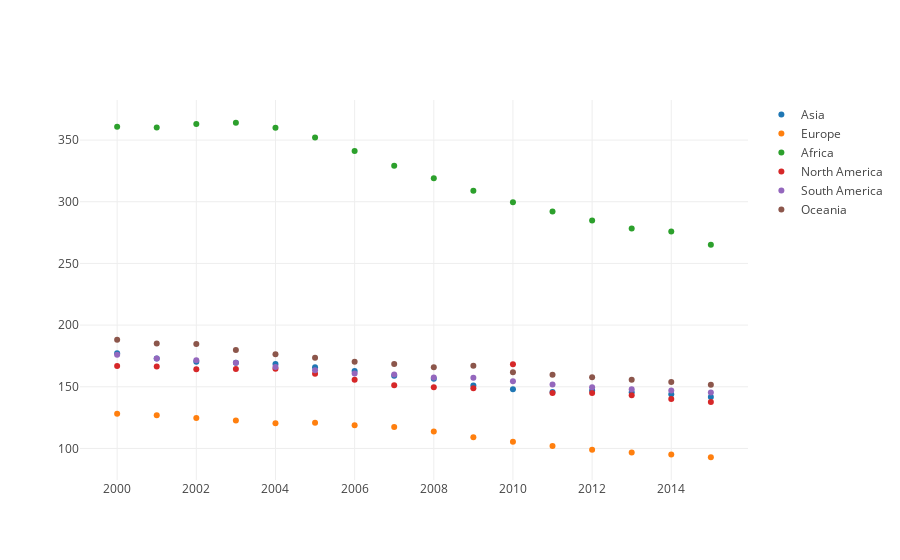

The code cell stored with this chart in its notebook:
### Code cell
data = []
for cont in continents:
    trace = go.Scatter(
        x = grouped_cont_year_rstIndx[grouped_cont_year_rstIndx['Continent'] == cont]['Year'],
        y = grouped_cont_year_rstIndx[grouped_cont_year_rstIndx['Continent'] == cont][' Both sexes'],
        mode = 'markers',
        name = cont)
    data.append(trace)
iplot(data)

### Figure 1 — Plotly figure (JSON) as saved in the notebook; plotly's stock layout.template omitted (floating-point values rounded to 4 significant figures)
{"data": [{"mode": "markers", "name": "Asia", "type": "scatter", "x": [2000, 2001, 2002, 2003, 2004, 2005, 2006, 2007, 2008, 2009, 2010, 2011, 2012, 2013, 2014, 2015], "y": [177.2, 172.9, 170.2, 169.5, 168.6, 165.8, 162.7, 158.9, 156.4, 151.1, 148, 145.9, 147, 145.5, 143.9, 141.7]}, {"mode": "markers", "name": "Europe", "type": "scatter", "x": [2000, 2001, 2002, 2003, 2004, 2005, 2006, 2007, 2008, 2009, 2010, 2011, 2012, 2013, 2014, 2015], "y": [128.2, 126.9, 124.7, 122.7, 120.4, 120.9, 118.9, 117.4, 113.8, 109.2, 105.4, 102.1, 98.92, 96.82, 95.03, 92.87]}, {"mode": "markers", "name": "Africa", "type": "scatter", "x": [2000, 2001, 2002, 2003, 2004, 2005, 2006, 2007, 2008, 2009, 2010, 2011, 2012, 2013, 2014, 2015], "y": [360.8, 360.1, 362.9, 364.0, 360.0, 352.0, 341.1, 329.3, 319.0, 308.8, 299.6, 292.1, 284.8, 278.3, 275.8, 265.1]}, {"mode": "markers", "name": "North America", "type": "scatter", "x": [2000, 2001, 2002, 2003, 2004, 2005, 2006, 2007, 2008, 2009, 2010, 2011, 2012, 2013, 2014, 2015], "y": [166.9, 166.4, 164.2, 164.4, 164.6, 160.6, 155.6, 151.2, 149.7, 148.8, 168.2, 145, 144.9, 143.1, 140.2, 137.7]}, {"mode": "markers", "name": "South America", "type": "scatter", "x": [2000, 2001, 2002, 2003, 2004, 2005, 2006, 2007, 2008, 2009, 2010, 2011, 2012, 2013, 2014, 2015], "y": [176, 172.9, 171.5, 169.4, 166.1, 163.4, 160.8, 160, 157.6, 157.2, 154.5, 151.9, 149.5, 148.1, 147.1, 145.4]}, {"mode": "markers", "name": "Oceania", "type": "scatter", "x": [2000, 2001, 2002, 2003, 2004, 2005, 2006, 2007, 2008, 2009, 2010, 2011, 2012, 2013, 2014, 2015], "y": [188.1, 185, 184.6, 179.9, 176.4, 173.6, 170.2, 168.4, 165.8, 167, 161.8, 159.8, 157.8, 155.6, 153.9, 151.7]}], "layout": {}}
